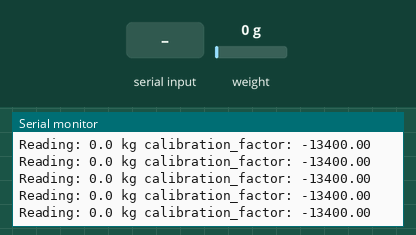
This sketch was run on a simulated Arduino Uno, built with avr-gcc and run on an emulated ATmega328P. Parts: the last lines printed to the serial monitor. Inputs (shaded band) come from the test bench; at power-on: weight on the scale 0 g.

Above: at 3.2 s.
3.3 s: weight on the scale set to 100 g
At 3.34 s:
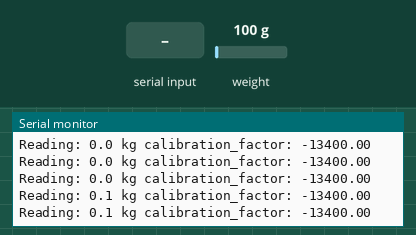
6.3 s: "+" received over Serial
At 6.38 s:
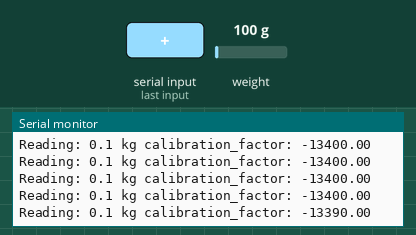
7.8 s: "a" received over Serial
At 7.9 s:
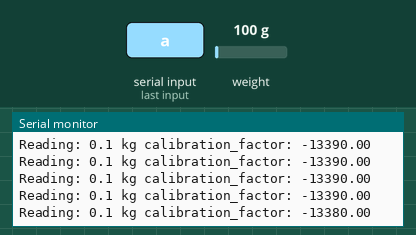
9.3 s: weight on the scale set to 1250 g
At 11.75 s:
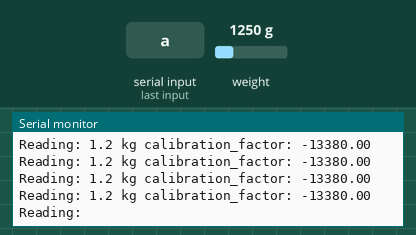
Timing chart, 0 to 11.8 s (numbered marks = the images above; inputs shaded):
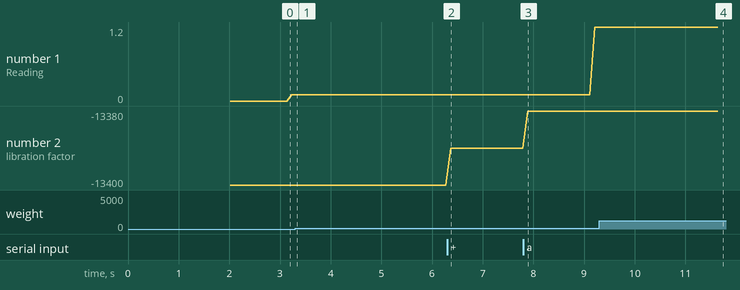

Measured:
- after the input at 3.3 s, the serial monitor: prints a new line at once (image 1)
- after the input at 6.3 s, the serial monitor: prints a new line after 0.07 s (image 2)
- after the input at 7.8 s, the serial monitor: prints a new line after 0.09 s (image 3)
- after the input at 9.3 s, the serial monitor: prints a new line at once (image 4)
- plotted number 1: 0.1 → 1.2 after the input at 7.8 s
- plotted number 2: -13400 → -13390 after the input at 6.3 s, -13390 → -13380 after the input at 7.8 s

The sketch:

Load_cell_trial_2_working_final.ino
```cpp
// -41531 tare zero factor
//13900 cal factor
#include "HX711.h"

#define LOADCELL_DOUT_PIN  3
#define LOADCELL_SCK_PIN  2

HX711 scale;

float calibration_factor = -13400; //-7050 worked for my 440lb max scale setup

void setup() {
  Serial.begin(115200);
  Serial.println("HX711 calibration sketch");
  Serial.println("Remove all weight from scale");
  Serial.println("After readings begin, place known weight on scale");
  Serial.println("Press + or a to increase calibration factor");
  Serial.println("Press - or z to decrease calibration factor");

  scale.begin(LOADCELL_DOUT_PIN, LOADCELL_SCK_PIN);
  scale.set_scale();
  scale.tare(); //Reset the scale to 0
  long zero_factor = scale.read_average(); //Get a baseline reading
  // long zero_factor = -41531; //Get a baseline reading
  Serial.print("Zero factor: "); //This can be used to remove the need to tare the scale. Useful in permanent scale projects.
  Serial.println(zero_factor);
}

void loop() {

  scale.set_scale(calibration_factor); //Adjust to this calibration factor
  Serial.print("Reading: ");
  Serial.print(scale.get_units(), 1);
  Serial.print(" kg"); //Change this to kg and re-adjust the calibration factor if you follow SI units like a sane person
  Serial.print(" calibration_factor: ");
  Serial.print(calibration_factor);
  Serial.println();

  if(Serial.available())
  {
    char temp = Serial.read();
    if(temp == '+' || temp == 'a')
      calibration_factor += 10;
    else if(temp == '-' || temp == 'z')
      calibration_factor -= 10;
  }
}
```
